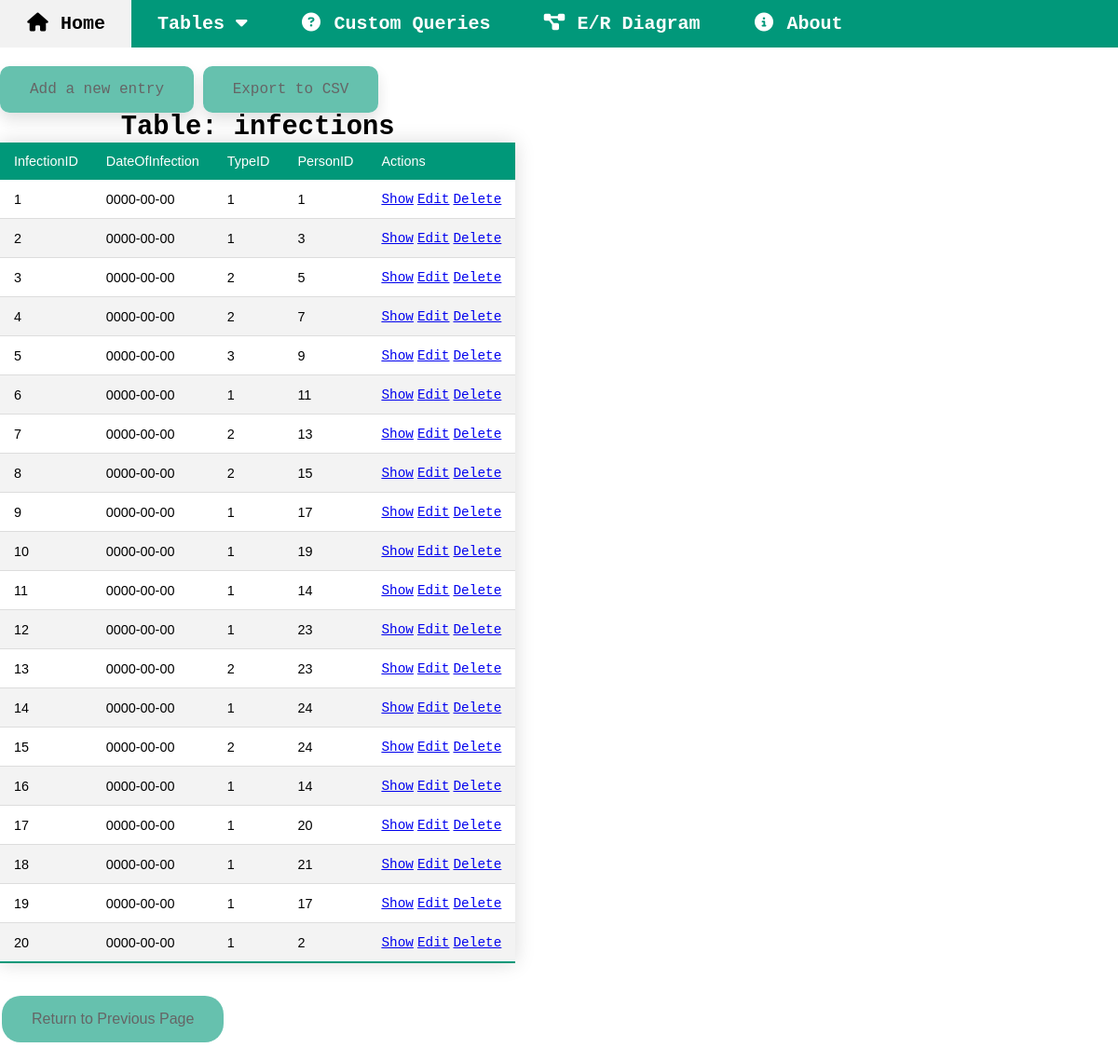
/covid/showall.php?table=infections, run on the app's committed database.
### tables this page shows
CREATE TABLE Infections(
    InfectionID INT NOT NULL AUTO_INCREMENT PRIMARY KEY,
    DateOfInfection DATE,
    TypeID INT,
    PersonID INT,
    FOREIGN KEY (TypeID) REFERENCES TypeOfInfections(TypeID),
    FOREIGN KEY (PersonID) REFERENCES Persons(PersonID)
);

### functions.php (called while the page is built, shortened)
<?php require_once 'database.php';
function getColumnNames ($table) {
  $sql = "SHOW COLUMNS FROM ".$table."";
  global $conn;
  try {
    $statement = $conn->prepare($sql);
    $statement->execute();
    $output = $statement->fetchAll(PDO::FETCH_COLUMN);
    return $output;
  } catch (PDOException $e) {
    trigger_error("Error: Failed to get column names from $table");
  }
}
?>

### covid/showall.php (the view, shortened to what this page needs)
<?php require_once '../database.php';
require_once '../functions.php';
if(isset($_GET["table"]))  {
  $tableName = $_GET["table"];
} else {
  $tableName = "";
}
$columnNames = getColumnNames($tableName);
$query = "SELECT * FROM ".$tableName."";
$statement = $conn->prepare($query);
$statement->execute();
?>
<!DOCTYPE html>
<html lang="en">
<head>
  <link rel="stylesheet" href="../styles.css">
</head>
<body>
  <?php include_once ('../navbar.php'); ?>
  <br/><br/>
    <a class="topBtn" href="./create.php?table=<?=$tableName?>">Add a new entry</a>
    <a class="topBtn" onclick="exportTableToCSV('Results.csv')">Export to CSV</a>
  <table class="styled-table" id="resultsTable">
    <caption><h1>Table: <?= $tableName ?></h1></caption>
    <thead>
      <tr>
        <?php foreach ($columnNames as $row) { ?>
          <td><?= $row?></td>
        <?php } ?>
          <td>Actions</td>
      </tr>
    </thead>
    <tbody>
    <?php while ($row = $statement->fetch(PDO::FETCH_ASSOC, PDO::FETCH_ORI_NEXT)) { ?>
      <tr>
        <?php foreach ($row as $data) { ?>
          <td><?= $data; ?></td>
        <?php } ?>
        <td>
          <a href="./show.php?ID=<?=reset($row)?>&table=<?=$tableName?>">Show</a>
          <a href="./edit.php?ID=<?=reset($row)?>&table=<?=$tableName?>">Edit</a>
          <a href="./delete.php?ID=<?=reset($row)?>&table=<?=$tableName?>">Delete</a>
        </td>
      </tr>
      <?php } ?>
    </tbody>
  </table>
  <button class="smallBtn" onclick="history.back()">Return to Previous Page</button>
</body>
</html>

### styles.css (style rules this page uses)
body, a, h1, h2, h3, h4, h5 { font-family: 'Courier New', Courier, monospace; margin: 0; }
.smallBtn { background-color: #01987a; border: none; border-radius: 20px; text-decoration: none; color: black; padding: 16px 32px; text-align: center; font-size: 16px; margin: 20px 2px; opacity: 0.6; transition: 0.3s; width: auto; }
.topBtn { background-color: #01987a; position: relative; border: none; border-radius: 10px; box-shadow: 0px 8px 16px 0px rgba(0,0,0,0.2); text-decoration: none; color: black; padding: 16px 32px; text-align: center; font-size: 16px; opacity: 0.6; transition: 0.3s; width: auto; }
.styled-table { border-collapse: collapse; margin: 15px 0; font-size: 0.9em; font-family: sans-serif; min-width: 400px; box-shadow: 0 0 20px rgba(0, 0, 0, 0.15); }
.styled-table thead tr { background-color: #009879; color: #ffffff; text-align: left; }
.styled-table th, .styled-table td { padding: 12px 15px; }
.styled-table tbody tr { border-bottom: 1px solid #dddddd; }
.styled-table tbody tr:nth-of-type(even) { background-color: #f3f3f3; }
.styled-table tbody tr:last-of-type { border-bottom: 2px solid #009879; }

### data on the page
infections: data "1", DateOfInfection "0000-00-00"
infections: InfectionID "2", DateOfInfection "0000-00-00", TypeID "1", PersonID "3"
infections: InfectionID "3", DateOfInfection "0000-00-00", TypeID "2", PersonID "5"
infections: InfectionID "4", DateOfInfection "0000-00-00", TypeID "2", PersonID "7"
infections: InfectionID "5", DateOfInfection "0000-00-00", TypeID "3", PersonID "9"
infections: InfectionID "6", DateOfInfection "0000-00-00", TypeID "1", PersonID "11"
infections: InfectionID "7", DateOfInfection "0000-00-00", TypeID "2", PersonID "13"
infections: InfectionID "8", DateOfInfection "0000-00-00", TypeID "2", PersonID "15"
infections: InfectionID "9", DateOfInfection "0000-00-00", TypeID "1", PersonID "17"
infections: InfectionID "10", DateOfInfection "0000-00-00", TypeID "1", PersonID "19"
infections: InfectionID "11", DateOfInfection "0000-00-00", TypeID "1", PersonID "14"
infections: InfectionID "12", DateOfInfection "0000-00-00", TypeID "1", PersonID "23"
infections: InfectionID "13", DateOfInfection "0000-00-00", TypeID "2", PersonID "23"
infections: InfectionID "14", DateOfInfection "0000-00-00", TypeID "1", PersonID "24"
infections: InfectionID "15", DateOfInfection "0000-00-00", TypeID "2", PersonID "24"
infections: InfectionID "16", DateOfInfection "0000-00-00", TypeID "1", PersonID "14"
infections: InfectionID "17", DateOfInfection "0000-00-00", TypeID "1", PersonID "20"
infections: InfectionID "18", DateOfInfection "0000-00-00", TypeID "1", PersonID "21"
infections: InfectionID "19", DateOfInfection "0000-00-00", TypeID "1", PersonID "17"
infections: InfectionID "20", DateOfInfection "0000-00-00", TypeID "1", PersonID "2"

### other printed values
$tableName "infections"
$row "InfectionID"
$row "DateOfInfection"
$row "TypeID"
$row "PersonID"
